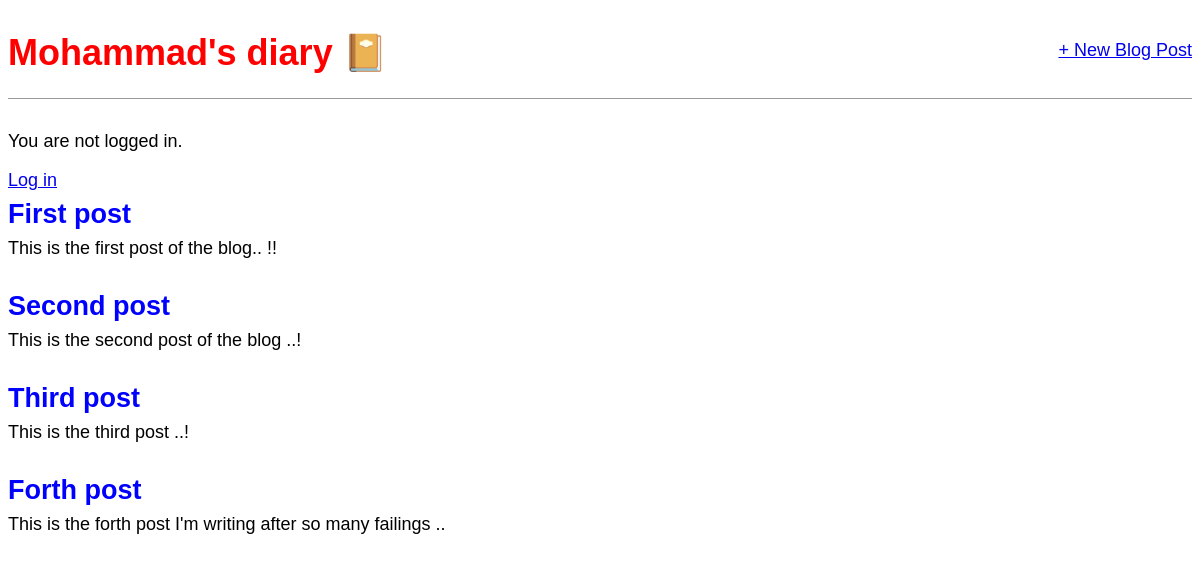
Before: / with the older database file.
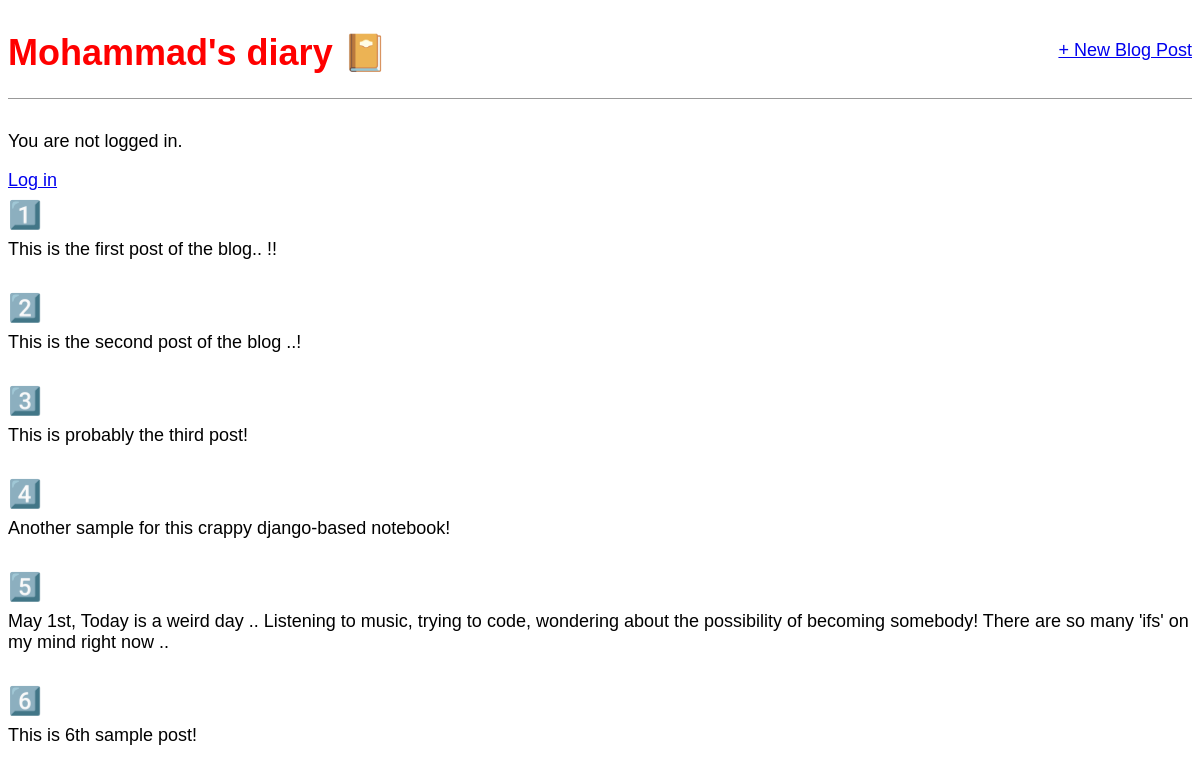
After: the same page with the newer database file.
### blog/models.py (models this page shows, shortened)
class Post(models.Model): #subclass of models
    title = models.CharField(max_length=200)
    author = models.ForeignKey('auth.User', on_delete=models.CASCADE,)
    body = models.TextField()

### blog/views.py (the view)
# urls.py: path('', BlogListView.as_view(), name='home'),
class BlogListView(ListView):
    model = Post
    template_name = 'home.html'

### templates/home.html
{% extends 'base.html' %}
{% block content %}
  {% for post in object_list %}
<div class="post-entry">
<h2><a href="{% url 'post_detail' post.pk %}">{{ post.title }}</a></h2>
<p>{{ post.body }}</p>
</div>
{% endfor %}
{% endblock content %}

### templates/base.html (shortened to what this page needs)
{% load static %}
<html>
   <head>
<link href="{% static 'css/base.css' %}" rel="stylesheet">
</head>
<body>
  <div>
    <header>
      <div class="nav-left">
        <h1><a href="{% url 'home' %}">Mohammad's diary 📔</a></h1>
      </div>
      <div class="nav-right">
        <a href="{% url 'post_new' %}">+ New Blog Post</a>
      </div>
</header>
{% if user.is_authenticated %}
  <p> Hi {{user.username }}! </p>
  <p> <a href="{% url 'logout' %}">Log out </a></p>
{% else %}
  <p> You are not logged in. </p>
  <a href="{% url 'login' %}"> Log in </a>
{% endif %}
{% block content %}
{% endblock content %}
</div>
</body>
</html>

### static/css/base.css (style rules this page uses)
body { font-family: 'Source Sans Pro', sans-serif; font-size: 18px; }
header { border-bottom: 1px solid #999; margin-bottom: 2rem; display: flex; }
header h1 a { color: red; text-decoration: none; }
.nav-left { margin-right: auto; }
.nav-right { display: flex; padding-top: 2rem; }
.post-entry { margin-bottom: 2rem; }
.post-entry h2 { margin: 0.5rem 0; }
.post-entry h2 a, .post-entry h2 a:visited { color: blue; text-decoration: none; }
.post-entry p { margin: 0; font-weight: 400; }

Changed rows visible on the page:
removed Post: title "Forth post", body "This is the forth post I'm writing after so many failings .."
changed Post "This is the first post of the blog.. !!": title "First post" → "1️⃣"
changed Post "This is the second post of the blog ..!": title "Second post" → "2️⃣"
changed Post: title "Third post" → "3️⃣"; body "This is the third post ..!" → "This is probably the third post!"
added Post: title "4️⃣", body "Another sample for this crappy django-based notebook!"
added Post: title "5️⃣", body "May 1st, Today is a weird day .. Listening to music, trying to code, wondering about the possibility of becoming somebody! There are so many 'ifs' on my mind right now .."
added Post: title "6️⃣", body "This is 6th sample post!"
